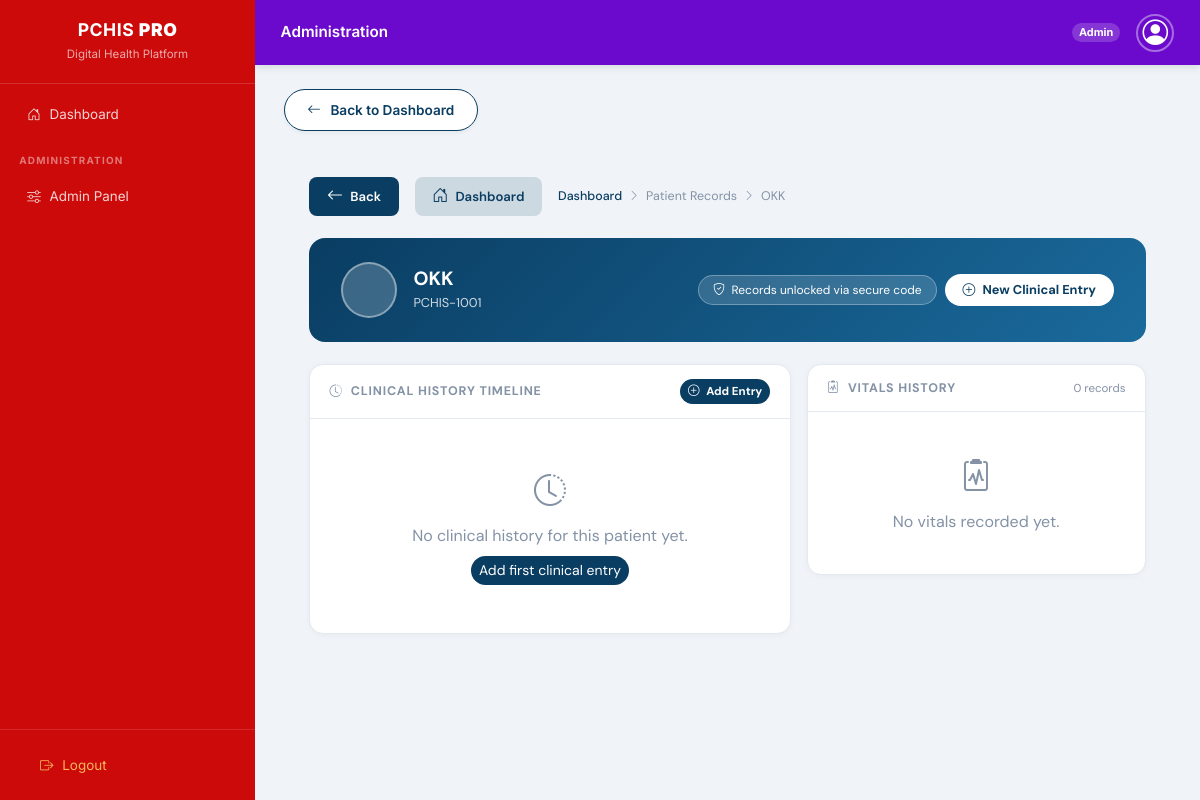
The page /records/patient/1/ (signed in) on the database its author committed.
### accounts/models.py (models this page shows, shortened)
class User(AbstractUser):
    ROLE_CHOICES = (
        ('ADMIN', 'ADMIN'),
        ('DOCTOR', 'DOCTOR'),
        ('PATIENT', 'Patient'),
    )
    username = models.CharField(
        max_length=15,
        unique=True,
        validators=[RegexValidator(r'^[a-zA-Z0-9]*$', 'Only letters and numbers allowed.')]
    )
    role = models.CharField(
        max_length=10,
        choices=ROLE_CHOICES,
    )

### records/views.py (the view)
# urls.py: path('patient/<int:patient_id>/', views.view_patient_history, name='view_patient_history'),
@login_required
def view_patient_history(request, patient_id):
    user_role = str(getattr(request.user, 'role', '')).upper()
    if user_role not in ('DOCTOR', 'ADMIN'):
        messages.error(request, "Access denied.")
        return redirect('dashboard:role_redirect')
    patient = get_object_or_404(User, id=patient_id)
    clinical_history = ClinicalRecord.objects.filter(
        patient=patient
    ).order_by('-date_diagnosed')
    records = MedicalRecord.objects.filter(
        patient=patient
    ).order_by('-uploaded_at')
    return render(request, 'records/doctor_view_list.html', {
        'patient': patient,
        'clinical_history': clinical_history,
        'records': records,
    })

### records/templates/records/doctor_view_list.html (shortened to what this page needs)
{% extends "layouts/base.html" %}
{% block content %}
{% include "includes/_back_to_dashboard.html" %}
<div class="record-page">
    <div class="back-bar">
        <button class="back-btn" onclick="history.back()">
            <i class="bi bi-arrow-left"></i> Back
        </button>
        <a href="{% url 'dashboard:doctor_dashboard' %}" class="back-btn"
           style="background: rgba(10,61,98,.15); color: var(--deep);">
            <i class="bi bi-house-door"></i> Dashboard
        </a>
        <div class="breadcrumb-trail">
            <a href="{% url 'dashboard:doctor_dashboard' %}">Dashboard</a>
            <i class="bi bi-chevron-right" style="font-size:.7rem;"></i>
            <span>Patient Records</span>
            <i class="bi bi-chevron-right" style="font-size:.7rem;"></i>
            <span>{{ patient.get_full_name|default:patient.username }}</span>
        </div>
    </div>
    <div class="patient-header">
        <div class="d-flex align-items-center gap-3">
            <div class="patient-avatar">
            </div>
            <div>
                <h4 class="fw-bold mb-0" style="font-size:1.2rem;">
                    {{ patient.get_full_name|default:patient.username }}
                </h4>
                <div class="patient-meta">
                    PCHIS-{{ patient.id|add:"1000" }}
                </div>
            </div>
        </div>
        <div class="d-flex gap-2 flex-wrap align-items-center">
            <div class="unlock-badge">
                <i class="bi bi-shield-check"></i>
                Records unlocked via secure code
            </div>
            <a href="{% url 'records:add_clinical_record' patient.id %}"
               class="btn rounded-pill fw-bold"
               style="background:#fff; color:var(--deep); border:none; font-size:.8rem; padding:.4rem 1.1rem;">
                <i class="bi bi-plus-circle me-1"></i> New Clinical Entry
            </a>
        </div>
    </div>
    <div class="row g-3">
        <div class="col-lg-7">
            <div class="pcard">
                <div class="pcard-head">
                    <span class="pcard-head-title">
                        <i class="bi bi-clock-history me-2"></i>Clinical History Timeline
                    </span>
                    <a href="{% url 'records:add_clinical_record' patient.id %}"
                       class="btn btn-sm rounded-pill fw-bold"
                       style="background:var(--deep); color:#fff; border:none; font-size:.72rem;">
                        <i class="bi bi-plus-circle me-1"></i> Add Entry
                    </a>
                </div>
                <div style="padding: .5rem 0;">
                    {% if clinical_history %}
                    <div class="timeline-wrap">
                        {% for entry in clinical_history %}
                        <div class="timeline-item">
                            <div class="timeline-dot"></div>
                            <div class="timeline-card">
                                <div class="timeline-card-head">
                                    <div>
                                        <span class="fw-bold" style="color:var(--deep); font-size:.85rem;">
                                            {{ entry.hospital_name }}
                                        </span>
                                        <span style="color:#8492a6; font-size:.75rem; margin-left:.5rem;">
                                            · Dr. {{ entry.doctor_name }}
                                        </span>
                                    </div>
                                    <span style="font-size:.72rem; color:#8492a6;">
                                        {{ entry.date_diagnosed|date:"d M Y" }}
                                    </span>
                                </div>
                                <div class="timeline-card-body">
                                    {% if entry.symptoms %}
                                    <div class="detail-row">
                                        <span class="detail-lbl">Symptoms</span>
                                        <span>{{ entry.symptoms }}</span>
                                    </div>
                                    {% endif %}
                                    <div class="detail-row">
                                        <span class="detail-lbl">Diagnosis</span>
                                        <span class="fw-bold">{{ entry.diagnosis }}</span>
                                    </div>
                                    {% if entry.prescription %}
                                    <div class="rx-box">
                                        <i class="bi bi-capsule me-1"></i>
                                        {{ entry.prescription }}
                                    </div>
                                    {% endif %}
                                </div>
                            </div>
                        </div>
                        {% endfor %}
                    </div>
                    {% else %}
                    <div class="empty-state">
                        <i class="bi bi-clock-history"></i>
                        No clinical history for this patient yet.
                        <br>
                        <a href="{% url 'records:add_clinical_record' patient.id %}"
                           class="btn btn-sm btn-primary rounded-pill mt-2"
                           style="background:var(--deep); border:none;">
                            Add first clinical entry
                        </a>
                    </div>
                    {% endif %}
                </div>
            </div>
        </div>
        <div class="col-lg-5">
            <div class="pcard">
                <div class="pcard-head">
                    <span class="pcard-head-title">
                        <i class="bi bi-clipboard2-pulse me-2"></i>Vitals History
                    </span>
                    <span style="font-size:.72rem; color:#8492a6;">{{ records|length }} record{{ records|length|pluralize }}</span>
                </div>
                <div class="p-0">
                    {% if records %}
                    <table class="doc-table" style="padding:0 .6rem;">
                        <thead>
                            <tr>
                                <th style="padding-left:1rem;">Date</th>
                                <th>Temp</th><th>HR</th><th>SpO₂</th><th>AI</th>
                            </tr>
                        </thead>
                        <tbody>
                            {% for rec in records %}
                            <tr>
                                <td style="font-size:.76rem; color:#8492a6;">
                                    {{ rec.uploaded_at|date:"d M Y" }}
                                </td>
                                <td class="{% if rec.temperature > 38 %}text-danger fw-bold{% endif %}">
                                    {{ rec.temperature }}°
                                </td>
                                <td class="{% if rec.heart_rate > 100 %}text-warning fw-bold{% endif %}">
                                    {{ rec.heart_rate }}
                                </td>
                                <td class="{% if rec.oxygen_saturation < 95 %}text-danger fw-bold{% endif %}">
                                    {{ rec.oxygen_saturation }}%
                                </td>
                                <td>
                                    <span class="risk-badge
                                        {% if rec.ai_confidence_score >= 80 %}rb-critical
                                        {% elif rec.ai_confidence_score >= 60 %}rb-high
                                        {% elif rec.ai_confidence_score >= 35 %}rb-moderate
                                        {% else %}rb-low{% endif %}">
                                        {{ rec.ai_confidence_score }}%
                                    </span>
                                </td>
                            </tr>
                            {% endfor %}
                        </tbody>
                    </table>
                    {% else %}
                    <div class="empty-state">
                        <i class="bi bi-clipboard2-pulse"></i>
                        No vitals recorded yet.
                    </div>
                    {% endif %}
                </div>
            </div>
        </div>
    </div>
</div>
{% endblock %}

### templates/layouts/base.html (shortened to what this page needs)
{% load static %}
<!DOCTYPE html>
<html lang="en">
<head>
    <link href="https://cdn.jsdelivr.net/npm/bootstrap@5.3.0/dist/css/bootstrap.min.css" rel="stylesheet">
    <link rel="stylesheet" href="https://cdn.jsdelivr.net/npm/bootstrap-icons@1.11.1/font/bootstrap-icons.css">
</head>
<body class="{% if request.user.is_authenticated and request.user.role|upper == 'DOCTOR' %}doctor-layout{% endif %}">
<aside class="sidebar">
    <div class="sidebar-brand">
        <h4>PCHIS <strong>PRO</strong></h4>
        <small>Digital Health Platform</small>
    </div>
    <nav class="flex-grow-1 py-2 overflow-auto">
        <a href="{% url 'dashboard:role_redirect' %}"
           class="nav-link {% if request.resolver_match.url_name == 'patient_dashboard' %}active-link{% endif %}">
            <i class="bi bi-house-door"></i> Dashboard
        </a>
        {% if request.user.role|upper == 'PATIENT' %}
        <div class="sidebar-section-label">My Health</div>
        <a href="{% url 'records:record_list' %}" class="nav-link
           {% if request.resolver_match.url_name == 'record_list' %}active-link{% endif %}">
            <i class="bi bi-file-medical"></i> My Records
        </a>
        <a href="{% url 'records:patient_input_vitals' %}" class="nav-link
           {% if request.resolver_match.url_name == 'patient_input_vitals' %}active-link{% endif %}">
            <i class="bi bi-heart-pulse"></i> Log Vitals
        </a>
        <a href="{% url 'appointments:book_appointment' %}" class="nav-link
           {% if request.resolver_match.url_name == 'book_appointment' %}active-link{% endif %}">
            <i class="bi bi-calendar-plus"></i> Book Appointment
        </a>
        <a href="{% url 'records:view_access_code' %}" class="nav-link
           {% if request.resolver_match.url_name == 'view_access_code' %}active-link{% endif %}">
            <i class="bi bi-shield-lock"></i> Share Code
        </a>
        <div class="sidebar-section-label">Account</div>
        <a href="{% url 'patients:update_profile' %}" class="nav-link
           {% if request.resolver_match.url_name == 'update_profile' %}active-link{% endif %}">
            <i class="bi bi-person-gear"></i> My Profile
        </a>
        <a href="{% url 'messaging:inbox' %}" class="nav-link
           {% if request.resolver_match.url_name == 'inbox' %}active-link{% endif %}">
            <i class="bi bi-chat-dots"></i> Messages
            {% if unread_count %}<span class="nav-badge">{{ unread_count }}</span>{% endif %}
        </a>
        {% elif request.user.role|upper == 'ADMIN' %}
        <div class="sidebar-section-label">Administration</div>
        <a href="/admin/" class="nav-link"><i class="bi bi-sliders"></i> Admin Panel</a>
        {% endif %}
    </nav>
    <div class="sidebar-footer">
        <form action="{% url 'accounts:logout' %}" method="post">
            <button type="submit" class="nav-link border-0 w-100 text-start bg-transparent"
                    style="color:rgba(255,200,100,.9);">
                <i class="bi bi-box-arrow-right"></i> Logout
            </button>
        </form>
    </div>
</aside>
<div class="main-wrapper">
    {% if request.user.role|upper != 'DOCTOR' %}
    <div class="patient-topbar">
        <h5 class="mb-0" style="font-size:.95rem; font-weight:600;">
            {% if request.user.role|upper == 'PATIENT' %}Patient Portal
            {% elif request.user.role|upper == 'ADMIN' %}Administration
            {% else %}PCHIS{% endif %}
        </h5>
        <div class="d-flex align-items-center gap-3">
            <span class="badge rounded-pill" style="background:rgba(255,255,255,.18); font-size:.68rem;">
                {{ request.user.role|title }}
            </span>
            <div style="width:38px;height:38px;border-radius:50%;border:2px solid rgba(255,255,255,.4);
                        overflow:hidden;display:flex;align-items:center;justify-content:center;">
                {% if request.user.profile.profile_picture %}
                    <img src="{{ request.user.profile.profile_picture.url }}"
                         style="width:100%;height:100%;object-fit:cover;" alt="profile">
                {% else %}
                    <i class="bi bi-person-circle text-white" style="font-size:1.6rem;line-height:1;"></i>
                {% endif %}
            </div>
        </div>
    </div>
    {% endif %}
    <div class="main-inner">
        {% block content %}{% endblock %}
    </div>
</div>
</body>
</html>

### rows shown on the page
User: user.role "Admin", get_full_name "OKK", id|add "1001"

### other values the page prints
{{ records|length }} "0"
